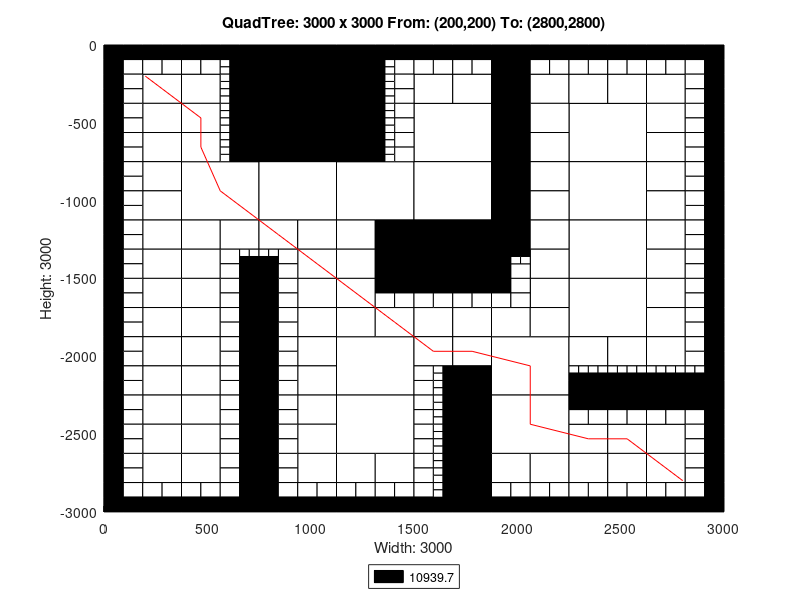

MATLAB code for this plot:
axis([0 3000 -3000 0]);
title('QuadTree: 3000 x 3000 From: (200,200) To: (2800,2800)');
xlabel('Width: 3000');
ylabel('Height: 3000');
rectangle('Position',[750 -375 375 375], 'FaceColor',[0 0 0]);
rectangle('Position',[750 -750 375 375], 'FaceColor',[0 0 0]);
rectangle('Position',[375 -1125 375 375], 'FaceColor',[1 1 1]);
rectangle('Position',[750 -1125 375 375], 'FaceColor',[1 1 1]);
rectangle('Position',[1125 -1125 375 375], 'FaceColor',[1 1 1]);
rectangle('Position',[1500 -750 375 375], 'FaceColor',[1 1 1]);
rectangle('Position',[2250 -750 375 375], 'FaceColor',[1 1 1]);
rectangle('Position',[1500 -1125 375 375], 'FaceColor',[1 1 1]);
rectangle('Position',[1500 -1500 375 375], 'FaceColor',[0 0 0]);
rectangle('Position',[2250 -1125 375 375], 'FaceColor',[1 1 1]);
rectangle('Position',[2250 -1500 375 375], 'FaceColor',[1 1 1]);
rectangle('Position',[1125 -2250 375 375], 'FaceColor',[1 1 1]);
rectangle('Position',[1125 -2625 375 375], 'FaceColor',[1 1 1]);
rectangle('Position',[1875 -2250 375 375], 'FaceColor',[1 1 1]);
rectangle('Position',[2250 -1875 375 375], 'FaceColor',[1 1 1]);
rectangle('Position',[1875 -2625 375 375], 'FaceColor',[1 1 1]);
rectangle('Position',[187.5 -375 187.5 187.5], 'FaceColor',[1 1 1]);
rectangle('Position',[375 -375 187.5 187.5], 'FaceColor',[1 1 1]);
rectangle('Position',[187.5 -562.5 187.5 187.5], 'FaceColor',[1 1 1]);
rectangle('Position',[187.5 -750 187.5 187.5], 'FaceColor',[1 1 1]);
rectangle('Position',[375 -562.5 187.5 187.5], 'FaceColor',[1 1 1]);
rectangle('Position',[375 -750 187.5 187.5], 'FaceColor',[1 1 1]);
rectangle('Position',[1125 -187.5 187.5 187.5], 'FaceColor',[0 0 0]);
rectangle('Position',[1125 -375 187.5 187.5], 'FaceColor',[0 0 0]);
rectangle('Position',[1125 -562.5 187.5 187.5], 'FaceColor',[0 0 0]);
rectangle('Position',[1125 -750 187.5 187.5], 'FaceColor',[0 0 0]);
rectangle('Position',[187.5 -937.5 187.5 187.5], 'FaceColor',[1 1 1]);
rectangle('Position',[187.5 -1125 187.5 187.5], 'FaceColor',[1 1 1]);
rectangle('Position',[187.5 -1312.5 187.5 187.5], 'FaceColor',[1 1 1]);
rectangle('Position',[187.5 -1500 187.5 187.5], 'FaceColor',[1 1 1]);
rectangle('Position',[375 -1312.5 187.5 187.5], 'FaceColor',[1 1 1]);
rectangle('Position',[562.5 -1312.5 187.5 187.5], 'FaceColor',[1 1 1]);
rectangle('Position',[375 -1500 187.5 187.5], 'FaceColor',[1 1 1]);
rectangle('Position',[750 -1312.5 187.5 187.5], 'FaceColor',[1 1 1]);
rectangle('Position',[937.5 -1312.5 187.5 187.5], 'FaceColor',[1 1 1]);
rectangle('Position',[937.5 -1500 187.5 187.5], 'FaceColor',[1 1 1]);
rectangle('Position',[1125 -1312.5 187.5 187.5], 'FaceColor',[1 1 1]);
rectangle('Position',[1312.5 -1312.5 187.5 187.5], 'FaceColor',[0 0 0]);
rectangle('Position',[1125 -1500 187.5 187.5], 'FaceColor',[1 1 1]);
rectangle('Position',[1312.5 -1500 187.5 187.5], 'FaceColor',[0 0 0]);
rectangle('Position',[1500 -375 187.5 187.5], 'FaceColor',[1 1 1]);
rectangle('Position',[1687.5 -375 187.5 187.5], 'FaceColor',[1 1 1]);
rectangle('Position',[1875 -187.5 187.5 187.5], 'FaceColor',[0 0 0]);
rectangle('Position',[1875 -375 187.5 187.5], 'FaceColor',[0 0 0]);
rectangle('Position',[2062.5 -375 187.5 187.5], 'FaceColor',[1 1 1]);
rectangle('Position',[1875 -562.5 187.5 187.5], 'FaceColor',[0 0 0]);
rectangle('Position',[2062.5 -562.5 187.5 187.5], 'FaceColor',[1 1 1]);
rectangle('Position',[1875 -750 187.5 187.5], 'FaceColor',[0 0 0]);
rectangle('Position',[2062.5 -750 187.5 187.5], 'FaceColor',[1 1 1]);
rectangle('Position',[2250 -375 187.5 187.5], 'FaceColor',[1 1 1]);
rectangle('Position',[2437.5 -375 187.5 187.5], 'FaceColor',[1 1 1]);
rectangle('Position',[2625 -375 187.5 187.5], 'FaceColor',[1 1 1]);
rectangle('Position',[2625 -562.5 187.5 187.5], 'FaceColor',[1 1 1]);
rectangle('Position',[2625 -750 187.5 187.5], 'FaceColor',[1 1 1]);
rectangle('Position',[1875 -937.5 187.5 187.5], 'FaceColor',[0 0 0]);
rectangle('Position',[2062.5 -937.5 187.5 187.5], 'FaceColor',[1 1 1]);
rectangle('Position',[1875 -1125 187.5 187.5], 'FaceColor',[0 0 0]);
rectangle('Position',[2062.5 -1125 187.5 187.5], 'FaceColor',[1 1 1]);
rectangle('Position',[1875 -1312.5 187.5 187.5], 'FaceColor',[0 0 0]);
rectangle('Position',[2062.5 -1312.5 187.5 187.5], 'FaceColor',[1 1 1]);
rectangle('Position',[2062.5 -1500 187.5 187.5], 'FaceColor',[1 1 1]);
rectangle('Position',[2625 -937.5 187.5 187.5], 'FaceColor',[1 1 1]);
rectangle('Position',[2625 -1125 187.5 187.5], 'FaceColor',[1 1 1]);
rectangle('Position',[2625 -1312.5 187.5 187.5], 'FaceColor',[1 1 1]);
rectangle('Position',[2625 -1500 187.5 187.5], 'FaceColor',[1 1 1]);
rectangle('Position',[187.5 -1687.5 187.5 187.5], 'FaceColor',[1 1 1]);
rectangle('Position',[187.5 -1875 187.5 187.5], 'FaceColor',[1 1 1]);
rectangle('Position',[375 -1687.5 187.5 187.5], 'FaceColor',[1 1 1]);
rectangle('Position',[375 -1875 187.5 187.5], 'FaceColor',[1 1 1]);
rectangle('Position',[187.5 -2062.5 187.5 187.5], 'FaceColor',[1 1 1]);
rectangle('Position',[187.5 -2250 187.5 187.5], 'FaceColor',[1 1 1]);
rectangle('Position',[375 -2062.5 187.5 187.5], 'FaceColor',[1 1 1]);
rectangle('Position',[375 -2250 187.5 187.5], 'FaceColor',[1 1 1]);
rectangle('Position',[937.5 -1687.5 187.5 187.5], 'FaceColor',[1 1 1]);
rectangle('Position',[937.5 -1875 187.5 187.5], 'FaceColor',[1 1 1]);
rectangle('Position',[1125 -1687.5 187.5 187.5], 'FaceColor',[1 1 1]);
rectangle('Position',[1125 -1875 187.5 187.5], 'FaceColor',[1 1 1]);
rectangle('Position',[1312.5 -1875 187.5 187.5], 'FaceColor',[1 1 1]);
rectangle('Position',[937.5 -2062.5 187.5 187.5], 'FaceColor',[1 1 1]);
rectangle('Position',[937.5 -2250 187.5 187.5], 'FaceColor',[1 1 1]);
rectangle('Position',[187.5 -2437.5 187.5 187.5], 'FaceColor',[1 1 1]);
rectangle('Position',[187.5 -2625 187.5 187.5], 'FaceColor',[1 1 1]);
rectangle('Position',[375 -2437.5 187.5 187.5], 'FaceColor',[1 1 1]);
rectangle('Position',[375 -2625 187.5 187.5], 'FaceColor',[1 1 1]);
rectangle('Position',[187.5 -2812.5 187.5 187.5], 'FaceColor',[1 1 1]);
rectangle('Position',[375 -2812.5 187.5 187.5], 'FaceColor',[1 1 1]);
rectangle('Position',[937.5 -2437.5 187.5 187.5], 'FaceColor',[1 1 1]);
rectangle('Position',[937.5 -2625 187.5 187.5], 'FaceColor',[1 1 1]);
rectangle('Position',[937.5 -2812.5 187.5 187.5], 'FaceColor',[1 1 1]);
rectangle('Position',[1125 -2812.5 187.5 187.5], 'FaceColor',[1 1 1]);
rectangle('Position',[1312.5 -2812.5 187.5 187.5], 'FaceColor',[1 1 1]);
rectangle('Position',[1500 -1875 187.5 187.5], 'FaceColor',[1 1 1]);
rectangle('Position',[1687.5 -1875 187.5 187.5], 'FaceColor',[1 1 1]);
rectangle('Position',[2062.5 -1687.5 187.5 187.5], 'FaceColor',[1 1 1]);
rectangle('Position',[1875 -1875 187.5 187.5], 'FaceColor',[1 1 1]);
rectangle('Position',[2062.5 -1875 187.5 187.5], 'FaceColor',[1 1 1]);
rectangle('Position',[1500 -2062.5 187.5 187.5], 'FaceColor',[1 1 1]);
rectangle('Position',[1687.5 -2062.5 187.5 187.5], 'FaceColor',[1 1 1]);
rectangle('Position',[1687.5 -2250 187.5 187.5], 'FaceColor',[0 0 0]);
rectangle('Position',[2625 -1687.5 187.5 187.5], 'FaceColor',[1 1 1]);
rectangle('Position',[2625 -1875 187.5 187.5], 'FaceColor',[1 1 1]);
rectangle('Position',[2250 -2062.5 187.5 187.5], 'FaceColor',[1 1 1]);
rectangle('Position',[2437.5 -2062.5 187.5 187.5], 'FaceColor',[1 1 1]);
rectangle('Position',[2625 -2062.5 187.5 187.5], 'FaceColor',[1 1 1]);
rectangle('Position',[1687.5 -2437.5 187.5 187.5], 'FaceColor',[0 0 0]);
rectangle('Position',[1687.5 -2625 187.5 187.5], 'FaceColor',[0 0 0]);
rectangle('Position',[1687.5 -2812.5 187.5 187.5], 'FaceColor',[0 0 0]);
rectangle('Position',[1687.5 -3000 187.5 187.5], 'FaceColor',[0 0 0]);
rectangle('Position',[1875 -2812.5 187.5 187.5], 'FaceColor',[1 1 1]);
rectangle('Position',[2062.5 -2812.5 187.5 187.5], 'FaceColor',[1 1 1]);
rectangle('Position',[2250 -2625 187.5 187.5], 'FaceColor',[1 1 1]);
rectangle('Position',[2437.5 -2625 187.5 187.5], 'FaceColor',[1 1 1]);
rectangle('Position',[2625 -2625 187.5 187.5], 'FaceColor',[1 1 1]);
rectangle('Position',[2250 -2812.5 187.5 187.5], 'FaceColor',[1 1 1]);
rectangle('Position',[2437.5 -2812.5 187.5 187.5], 'FaceColor',[1 1 1]);
rectangle('Position',[2625 -2812.5 187.5 187.5], 'FaceColor',[1 1 1]);
rectangle('Position',[0 -93.75 93.75 93.75], 'FaceColor',[0 0 0]);
rectangle('Position',[93.75 -93.75 93.75 93.75], 'FaceColor',[0 0 0]);
rectangle('Position',[0 -187.5 93.75 93.75], 'FaceColor',[0 0 0]);
rectangle('Position',[93.75 -187.5 93.75 93.75], 'FaceColor',[1 1 1]);
rectangle('Position',[187.5 -93.75 93.75 93.75], 'FaceColor',[0 0 0]);
rectangle('Position',[281.25 -93.75 93.75 93.75], 'FaceColor',[0 0 0]);
rectangle('Position',[187.5 -187.5 93.75 93.75], 'FaceColor',[1 1 1]);
rectangle('Position',[281.25 -187.5 93.75 93.75], 'FaceColor',[1 1 1]);
rectangle('Position',[0 -281.25 93.75 93.75], 'FaceColor',[0 0 0]);
rectangle('Position',[93.75 -281.25 93.75 93.75], 'FaceColor',[1 1 1]);
rectangle('Position',[0 -375 93.75 93.75], 'FaceColor',[0 0 0]);
rectangle('Position',[93.75 -375 93.75 93.75], 'FaceColor',[1 1 1]);
rectangle('Position',[375 -93.75 93.75 93.75], 'FaceColor',[0 0 0]);
rectangle('Position',[468.75 -93.75 93.75 93.75], 'FaceColor',[0 0 0]);
rectangle('Position',[375 -187.5 93.75 93.75], 'FaceColor',[1 1 1]);
rectangle('Position',[468.75 -187.5 93.75 93.75], 'FaceColor',[1 1 1]);
rectangle('Position',[562.5 -93.75 93.75 93.75], 'FaceColor',[0 0 0]);
rectangle('Position',[656.25 -93.75 93.75 93.75], 'FaceColor',[0 0 0]);
rectangle('Position',[656.25 -187.5 93.75 93.75], 'FaceColor',[0 0 0]);
rectangle('Position',[656.25 -281.25 93.75 93.75], 'FaceColor',[0 0 0]);
rectangle('Position',[656.25 -375 93.75 93.75], 'FaceColor',[0 0 0]);
rectangle('Position',[0 -468.75 93.75 93.75], 'FaceColor',[0 0 0]);
rectangle('Position',[93.75 -468.75 93.75 93.75], 'FaceColor',[1 1 1]);
rectangle('Position',[0 -562.5 93.75 93.75], 'FaceColor',[0 0 0]);
rectangle('Position',[93.75 -562.5 93.75 93.75], 'FaceColor',[1 1 1]);
rectangle('Position',[0 -656.25 93.75 93.75], 'FaceColor',[0 0 0]);
rectangle('Position',[93.75 -656.25 93.75 93.75], 'FaceColor',[1 1 1]);
rectangle('Position',[0 -750 93.75 93.75], 'FaceColor',[0 0 0]);
rectangle('Position',[93.75 -750 93.75 93.75], 'FaceColor',[1 1 1]);
rectangle('Position',[656.25 -468.75 93.75 93.75], 'FaceColor',[0 0 0]);
rectangle('Position',[656.25 -562.5 93.75 93.75], 'FaceColor',[0 0 0]);
rectangle('Position',[656.25 -656.25 93.75 93.75], 'FaceColor',[0 0 0]);
rectangle('Position',[656.25 -750 93.75 93.75], 'FaceColor',[0 0 0]);
rectangle('Position',[1312.5 -93.75 93.75 93.75], 'FaceColor',[0 0 0]);
rectangle('Position',[1406.25 -93.75 93.75 93.75], 'FaceColor',[0 0 0]);
rectangle('Position',[1406.25 -187.5 93.75 93.75], 'FaceColor',[1 1 1]);
rectangle('Position',[1406.25 -281.25 93.75 93.75], 'FaceColor',[1 1 1]);
rectangle('Position',[1406.25 -375 93.75 93.75], 'FaceColor',[1 1 1]);
rectangle('Position',[1406.25 -468.75 93.75 93.75], 'FaceColor',[1 1 1]);
rectangle('Position',[1406.25 -562.5 93.75 93.75], 'FaceColor',[1 1 1]);
rectangle('Position',[1406.25 -656.25 93.75 93.75], 'FaceColor',[1 1 1]);
rectangle('Position',[1406.25 -750 93.75 93.75], 'FaceColor',[1 1 1]);
rectangle('Position',[0 -843.75 93.75 93.75], 'FaceColor',[0 0 0]);
rectangle('Position',[93.75 -843.75 93.75 93.75], 'FaceColor',[1 1 1]);
rectangle('Position',[0 -937.5 93.75 93.75], 'FaceColor',[0 0 0]);
rectangle('Position',[93.75 -937.5 93.75 93.75], 'FaceColor',[1 1 1]);
rectangle('Position',[0 -1031.25 93.75 93.75], 'FaceColor',[0 0 0]);
rectangle('Position',[93.75 -1031.25 93.75 93.75], 'FaceColor',[1 1 1]);
rectangle('Position',[0 -1125 93.75 93.75], 'FaceColor',[0 0 0]);
rectangle('Position',[93.75 -1125 93.75 93.75], 'FaceColor',[1 1 1]);
rectangle('Position',[0 -1218.75 93.75 93.75], 'FaceColor',[0 0 0]);
rectangle('Position',[93.75 -1218.75 93.75 93.75], 'FaceColor',[1 1 1]);
rectangle('Position',[0 -1312.5 93.75 93.75], 'FaceColor',[0 0 0]);
rectangle('Position',[93.75 -1312.5 93.75 93.75], 'FaceColor',[1 1 1]);
rectangle('Position',[0 -1406.25 93.75 93.75], 'FaceColor',[0 0 0]);
rectangle('Position',[93.75 -1406.25 93.75 93.75], 'FaceColor',[1 1 1]);
rectangle('Position',[0 -1500 93.75 93.75], 'FaceColor',[0 0 0]);
rectangle('Position',[93.75 -1500 93.75 93.75], 'FaceColor',[1 1 1]);
rectangle('Position',[562.5 -1406.25 93.75 93.75], 'FaceColor',[1 1 1]);
rectangle('Position',[562.5 -1500 93.75 93.75], 'FaceColor',[1 1 1]);
rectangle('Position',[656.25 -1500 93.75 93.75], 'FaceColor',[0 0 0]);
rectangle('Position',[843.75 -1406.25 93.75 93.75], 'FaceColor',[1 1 1]);
rectangle('Position',[750 -1500 93.75 93.75], 'FaceColor',[0 0 0]);
rectangle('Position',[843.75 -1500 93.75 93.75], 'FaceColor',[1 1 1]);
rectangle('Position',[1500 -93.75 93.75 93.75], 'FaceColor',[0 0 0]);
rectangle('Position',[1593.75 -93.75 93.75 93.75], 'FaceColor',[0 0 0]);
rectangle('Position',[1500 -187.5 93.75 93.75], 'FaceColor',[1 1 1]);
rectangle('Position',[1593.75 -187.5 93.75 93.75], 'FaceColor',[1 1 1]);
rectangle('Position',[1687.5 -93.75 93.75 93.75], 'FaceColor',[0 0 0]);
rectangle('Position',[1781.25 -93.75 93.75 93.75], 'FaceColor',[0 0 0]);
rectangle('Position',[1687.5 -187.5 93.75 93.75], 'FaceColor',[1 1 1]);
rectangle('Position',[1781.25 -187.5 93.75 93.75], 'FaceColor',[1 1 1]);
rectangle('Position',[2062.5 -93.75 93.75 93.75], 'FaceColor',[0 0 0]);
rectangle('Position',[2156.25 -93.75 93.75 93.75], 'FaceColor',[0 0 0]);
rectangle('Position',[2062.5 -187.5 93.75 93.75], 'FaceColor',[1 1 1]);
rectangle('Position',[2156.25 -187.5 93.75 93.75], 'FaceColor',[1 1 1]);
rectangle('Position',[2250 -93.75 93.75 93.75], 'FaceColor',[0 0 0]);
rectangle('Position',[2343.75 -93.75 93.75 93.75], 'FaceColor',[0 0 0]);
rectangle('Position',[2250 -187.5 93.75 93.75], 'FaceColor',[1 1 1]);
rectangle('Position',[2343.75 -187.5 93.75 93.75], 'FaceColor',[1 1 1]);
rectangle('Position',[2437.5 -93.75 93.75 93.75], 'FaceColor',[0 0 0]);
rectangle('Position',[2531.25 -93.75 93.75 93.75], 'FaceColor',[0 0 0]);
rectangle('Position',[2437.5 -187.5 93.75 93.75], 'FaceColor',[1 1 1]);
rectangle('Position',[2531.25 -187.5 93.75 93.75], 'FaceColor',[1 1 1]);
rectangle('Position',[2625 -93.75 93.75 93.75], 'FaceColor',[0 0 0]);
rectangle('Position',[2718.75 -93.75 93.75 93.75], 'FaceColor',[0 0 0]);
rectangle('Position',[2625 -187.5 93.75 93.75], 'FaceColor',[1 1 1]);
rectangle('Position',[2718.75 -187.5 93.75 93.75], 'FaceColor',[1 1 1]);
rectangle('Position',[2812.5 -93.75 93.75 93.75], 'FaceColor',[0 0 0]);
rectangle('Position',[2906.25 -93.75 93.75 93.75], 'FaceColor',[0 0 0]);
rectangle('Position',[2812.5 -187.5 93.75 93.75], 'FaceColor',[1 1 1]);
rectangle('Position',[2906.25 -187.5 93.75 93.75], 'FaceColor',[0 0 0]);
rectangle('Position',[2812.5 -281.25 93.75 93.75], 'FaceColor',[1 1 1]);
rectangle('Position',[2906.25 -281.25 93.75 93.75], 'FaceColor',[0 0 0]);
rectangle('Position',[2812.5 -375 93.75 93.75], 'FaceColor',[1 1 1]);
rectangle('Position',[2906.25 -375 93.75 93.75], 'FaceColor',[0 0 0]);
rectangle('Position',[2812.5 -468.75 93.75 93.75], 'FaceColor',[1 1 1]);
rectangle('Position',[2906.25 -468.75 93.75 93.75], 'FaceColor',[0 0 0]);
rectangle('Position',[2812.5 -562.5 93.75 93.75], 'FaceColor',[1 1 1]);
rectangle('Position',[2906.25 -562.5 93.75 93.75], 'FaceColor',[0 0 0]);
rectangle('Position',[2812.5 -656.25 93.75 93.75], 'FaceColor',[1 1 1]);
rectangle('Position',[2906.25 -656.25 93.75 93.75], 'FaceColor',[0 0 0]);
rectangle('Position',[2812.5 -750 93.75 93.75], 'FaceColor',[1 1 1]);
rectangle('Position',[2906.25 -750 93.75 93.75], 'FaceColor',[0 0 0]);
rectangle('Position',[1875 -1406.25 93.75 93.75], 'FaceColor',[0 0 0]);
rectangle('Position',[1875 -1500 93.75 93.75], 'FaceColor',[0 0 0]);
rectangle('Position',[1968.75 -1500 93.75 93.75], 'FaceColor',[1 1 1]);
rectangle('Position',[2812.5 -843.75 93.75 93.75], 'FaceColor',[1 1 1]);
rectangle('Position',[2906.25 -843.75 93.75 93.75], 'FaceColor',[0 0 0]);
rectangle('Position',[2812.5 -937.5 93.75 93.75], 'FaceColor',[1 1 1]);
rectangle('Position',[2906.25 -937.5 93.75 93.75], 'FaceColor',[0 0 0]);
rectangle('Position',[2812.5 -1031.25 93.75 93.75], 'FaceColor',[1 1 1]);
rectangle('Position',[2906.25 -1031.25 93.75 93.75], 'FaceColor',[0 0 0]);
rectangle('Position',[2812.5 -1125 93.75 93.75], 'FaceColor',[1 1 1]);
rectangle('Position',[2906.25 -1125 93.75 93.75], 'FaceColor',[0 0 0]);
rectangle('Position',[2812.5 -1218.75 93.75 93.75], 'FaceColor',[1 1 1]);
rectangle('Position',[2906.25 -1218.75 93.75 93.75], 'FaceColor',[0 0 0]);
rectangle('Position',[2812.5 -1312.5 93.75 93.75], 'FaceColor',[1 1 1]);
rectangle('Position',[2906.25 -1312.5 93.75 93.75], 'FaceColor',[0 0 0]);
rectangle('Position',[2812.5 -1406.25 93.75 93.75], 'FaceColor',[1 1 1]);
rectangle('Position',[2906.25 -1406.25 93.75 93.75], 'FaceColor',[0 0 0]);
rectangle('Position',[2812.5 -1500 93.75 93.75], 'FaceColor',[1 1 1]);
rectangle('Position',[2906.25 -1500 93.75 93.75], 'FaceColor',[0 0 0]);
rectangle('Position',[0 -1593.75 93.75 93.75], 'FaceColor',[0 0 0]);
rectangle('Position',[93.75 -1593.75 93.75 93.75], 'FaceColor',[1 1 1]);
rectangle('Position',[0 -1687.5 93.75 93.75], 'FaceColor',[0 0 0]);
rectangle('Position',[93.75 -1687.5 93.75 93.75], 'FaceColor',[1 1 1]);
rectangle('Position',[0 -1781.25 93.75 93.75], 'FaceColor',[0 0 0]);
rectangle('Position',[93.75 -1781.25 93.75 93.75], 'FaceColor',[1 1 1]);
rectangle('Position',[0 -1875 93.75 93.75], 'FaceColor',[0 0 0]);
rectangle('Position',[93.75 -1875 93.75 93.75], 'FaceColor',[1 1 1]);
rectangle('Position',[562.5 -1593.75 93.75 93.75], 'FaceColor',[1 1 1]);
rectangle('Position',[656.25 -1593.75 93.75 93.75], 'FaceColor',[0 0 0]);
rectangle('Position',[562.5 -1687.5 93.75 93.75], 'FaceColor',[1 1 1]);
rectangle('Position',[656.25 -1687.5 93.75 93.75], 'FaceColor',[0 0 0]);
rectangle('Position',[562.5 -1781.25 93.75 93.75], 'FaceColor',[1 1 1]);
rectangle('Position',[656.25 -1781.25 93.75 93.75], 'FaceColor',[0 0 0]);
rectangle('Position',[562.5 -1875 93.75 93.75], 'FaceColor',[1 1 1]);
rectangle('Position',[656.25 -1875 93.75 93.75], 'FaceColor',[0 0 0]);
rectangle('Position',[0 -1968.75 93.75 93.75], 'FaceColor',[0 0 0]);
rectangle('Position',[93.75 -1968.75 93.75 93.75], 'FaceColor',[1 1 1]);
rectangle('Position',[0 -2062.5 93.75 93.75], 'FaceColor',[0 0 0]);
rectangle('Position',[93.75 -2062.5 93.75 93.75], 'FaceColor',[1 1 1]);
rectangle('Position',[0 -2156.25 93.75 93.75], 'FaceColor',[0 0 0]);
rectangle('Position',[93.75 -2156.25 93.75 93.75], 'FaceColor',[1 1 1]);
rectangle('Position',[0 -2250 93.75 93.75], 'FaceColor',[0 0 0]);
rectangle('Position',[93.75 -2250 93.75 93.75], 'FaceColor',[1 1 1]);
rectangle('Position',[562.5 -1968.75 93.75 93.75], 'FaceColor',[1 1 1]);
rectangle('Position',[656.25 -1968.75 93.75 93.75], 'FaceColor',[0 0 0]);
rectangle('Position',[562.5 -2062.5 93.75 93.75], 'FaceColor',[1 1 1]);
rectangle('Position',[656.25 -2062.5 93.75 93.75], 'FaceColor',[0 0 0]);
rectangle('Position',[562.5 -2156.25 93.75 93.75], 'FaceColor',[1 1 1]);
rectangle('Position',[656.25 -2156.25 93.75 93.75], 'FaceColor',[0 0 0]);
rectangle('Position',[562.5 -2250 93.75 93.75], 'FaceColor',[1 1 1]);
rectangle('Position',[656.25 -2250 93.75 93.75], 'FaceColor',[0 0 0]);
rectangle('Position',[750 -1593.75 93.75 93.75], 'FaceColor',[0 0 0]);
rectangle('Position',[843.75 -1593.75 93.75 93.75], 'FaceColor',[1 1 1]);
rectangle('Position',[750 -1687.5 93.75 93.75], 'FaceColor',[0 0 0]);
rectangle('Position',[843.75 -1687.5 93.75 93.75], 'FaceColor',[1 1 1]);
rectangle('Position',[750 -1781.25 93.75 93.75], 'FaceColor',[0 0 0]);
rectangle('Position',[843.75 -1781.25 93.75 93.75], 'FaceColor',[1 1 1]);
rectangle('Position',[750 -1875 93.75 93.75], 'FaceColor',[0 0 0]);
rectangle('Position',[843.75 -1875 93.75 93.75], 'FaceColor',[1 1 1]);
rectangle('Position',[1312.5 -1593.75 93.75 93.75], 'FaceColor',[0 0 0]);
rectangle('Position',[1406.25 -1593.75 93.75 93.75], 'FaceColor',[0 0 0]);
rectangle('Position',[1312.5 -1687.5 93.75 93.75], 'FaceColor',[1 1 1]);
rectangle('Position',[1406.25 -1687.5 93.75 93.75], 'FaceColor',[1 1 1]);
rectangle('Position',[750 -1968.75 93.75 93.75], 'FaceColor',[0 0 0]);
rectangle('Position',[843.75 -1968.75 93.75 93.75], 'FaceColor',[1 1 1]);
rectangle('Position',[750 -2062.5 93.75 93.75], 'FaceColor',[0 0 0]);
rectangle('Position',[843.75 -2062.5 93.75 93.75], 'FaceColor',[1 1 1]);
rectangle('Position',[750 -2156.25 93.75 93.75], 'FaceColor',[0 0 0]);
rectangle('Position',[843.75 -2156.25 93.75 93.75], 'FaceColor',[1 1 1]);
rectangle('Position',[750 -2250 93.75 93.75], 'FaceColor',[0 0 0]);
rectangle('Position',[843.75 -2250 93.75 93.75], 'FaceColor',[1 1 1]);
rectangle('Position',[0 -2343.75 93.75 93.75], 'FaceColor',[0 0 0]);
rectangle('Position',[93.75 -2343.75 93.75 93.75], 'FaceColor',[1 1 1]);
rectangle('Position',[0 -2437.5 93.75 93.75], 'FaceColor',[0 0 0]);
rectangle('Position',[93.75 -2437.5 93.75 93.75], 'FaceColor',[1 1 1]);
rectangle('Position',[0 -2531.25 93.75 93.75], 'FaceColor',[0 0 0]);
rectangle('Position',[93.75 -2531.25 93.75 93.75], 'FaceColor',[1 1 1]);
rectangle('Position',[0 -2625 93.75 93.75], 'FaceColor',[0 0 0]);
rectangle('Position',[93.75 -2625 93.75 93.75], 'FaceColor',[1 1 1]);
rectangle('Position',[562.5 -2343.75 93.75 93.75], 'FaceColor',[1 1 1]);
rectangle('Position',[656.25 -2343.75 93.75 93.75], 'FaceColor',[0 0 0]);
rectangle('Position',[562.5 -2437.5 93.75 93.75], 'FaceColor',[1 1 1]);
rectangle('Position',[656.25 -2437.5 93.75 93.75], 'FaceColor',[0 0 0]);
rectangle('Position',[562.5 -2531.25 93.75 93.75], 'FaceColor',[1 1 1]);
rectangle('Position',[656.25 -2531.25 93.75 93.75], 'FaceColor',[0 0 0]);
rectangle('Position',[562.5 -2625 93.75 93.75], 'FaceColor',[1 1 1]);
rectangle('Position',[656.25 -2625 93.75 93.75], 'FaceColor',[0 0 0]);
rectangle('Position',[0 -2718.75 93.75 93.75], 'FaceColor',[0 0 0]);
rectangle('Position',[93.75 -2718.75 93.75 93.75], 'FaceColor',[1 1 1]);
rectangle('Position',[0 -2812.5 93.75 93.75], 'FaceColor',[0 0 0]);
rectangle('Position',[93.75 -2812.5 93.75 93.75], 'FaceColor',[1 1 1]);
rectangle('Position',[0 -2906.25 93.75 93.75], 'FaceColor',[0 0 0]);
rectangle('Position',[93.75 -2906.25 93.75 93.75], 'FaceColor',[1 1 1]);
rectangle('Position',[0 -3000 93.75 93.75], 'FaceColor',[0 0 0]);
rectangle('Position',[93.75 -3000 93.75 93.75], 'FaceColor',[0 0 0]);
rectangle('Position',[187.5 -2906.25 93.75 93.75], 'FaceColor',[1 1 1]);
rectangle('Position',[281.25 -2906.25 93.75 93.75], 'FaceColor',[1 1 1]);
rectangle('Position',[187.5 -3000 93.75 93.75], 'FaceColor',[0 0 0]);
rectangle('Position',[281.25 -3000 93.75 93.75], 'FaceColor',[0 0 0]);
rectangle('Position',[562.5 -2718.75 93.75 93.75], 'FaceColor',[1 1 1]);
rectangle('Position',[656.25 -2718.75 93.75 93.75], 'FaceColor',[0 0 0]);
rectangle('Position',[562.5 -2812.5 93.75 93.75], 'FaceColor',[1 1 1]);
rectangle('Position',[656.25 -2812.5 93.75 93.75], 'FaceColor',[0 0 0]);
rectangle('Position',[375 -2906.25 93.75 93.75], 'FaceColor',[1 1 1]);
rectangle('Position',[468.75 -2906.25 93.75 93.75], 'FaceColor',[1 1 1]);
rectangle('Position',[375 -3000 93.75 93.75], 'FaceColor',[0 0 0]);
rectangle('Position',[468.75 -3000 93.75 93.75], 'FaceColor',[0 0 0]);
rectangle('Position',[562.5 -2906.25 93.75 93.75], 'FaceColor',[1 1 1]);
rectangle('Position',[656.25 -2906.25 93.75 93.75], 'FaceColor',[0 0 0]);
rectangle('Position',[562.5 -3000 93.75 93.75], 'FaceColor',[0 0 0]);
rectangle('Position',[656.25 -3000 93.75 93.75], 'FaceColor',[0 0 0]);
rectangle('Position',[750 -2343.75 93.75 93.75], 'FaceColor',[0 0 0]);
rectangle('Position',[843.75 -2343.75 93.75 93.75], 'FaceColor',[1 1 1]);
rectangle('Position',[750 -2437.5 93.75 93.75], 'FaceColor',[0 0 0]);
rectangle('Position',[843.75 -2437.5 93.75 93.75], 'FaceColor',[1 1 1]);
rectangle('Position',[750 -2531.25 93.75 93.75], 'FaceColor',[0 0 0]);
rectangle('Position',[843.75 -2531.25 93.75 93.75], 'FaceColor',[1 1 1]);
rectangle('Position',[750 -2625 93.75 93.75], 'FaceColor',[0 0 0]);
rectangle('Position',[843.75 -2625 93.75 93.75], 'FaceColor',[1 1 1]);
rectangle('Position',[750 -2718.75 93.75 93.75], 'FaceColor',[0 0 0]);
rectangle('Position',[843.75 -2718.75 93.75 93.75], 'FaceColor',[1 1 1]);
rectangle('Position',[750 -2812.5 93.75 93.75], 'FaceColor',[0 0 0]);
rectangle('Position',[843.75 -2812.5 93.75 93.75], 'FaceColor',[1 1 1]);
rectangle('Position',[750 -2906.25 93.75 93.75], 'FaceColor',[0 0 0]);
rectangle('Position',[843.75 -2906.25 93.75 93.75], 'FaceColor',[1 1 1]);
rectangle('Position',[750 -3000 93.75 93.75], 'FaceColor',[0 0 0]);
rectangle('Position',[843.75 -3000 93.75 93.75], 'FaceColor',[0 0 0]);
rectangle('Position',[937.5 -2906.25 93.75 93.75], 'FaceColor',[1 1 1]);
rectangle('Position',[1031.25 -2906.25 93.75 93.75], 'FaceColor',[1 1 1]);
rectangle('Position',[937.5 -3000 93.75 93.75], 'FaceColor',[0 0 0]);
rectangle('Position',[1031.25 -3000 93.75 93.75], 'FaceColor',[0 0 0]);
rectangle('Position',[1125 -2906.25 93.75 93.75], 'FaceColor',[1 1 1]);
rectangle('Position',[1218.75 -2906.25 93.75 93.75], 'FaceColor',[1 1 1]);
rectangle('Position',[1125 -3000 93.75 93.75], 'FaceColor',[0 0 0]);
rectangle('Position',[1218.75 -3000 93.75 93.75], 'FaceColor',[0 0 0]);
rectangle('Position',[1312.5 -2906.25 93.75 93.75], 'FaceColor',[1 1 1]);
rectangle('Position',[1406.25 -2906.25 93.75 93.75], 'FaceColor',[1 1 1]);
rectangle('Position',[1312.5 -3000 93.75 93.75], 'FaceColor',[0 0 0]);
rectangle('Position',[1406.25 -3000 93.75 93.75], 'FaceColor',[0 0 0]);
rectangle('Position',[1500 -1593.75 93.75 93.75], 'FaceColor',[0 0 0]);
rectangle('Position',[1593.75 -1593.75 93.75 93.75], 'FaceColor',[0 0 0]);
rectangle('Position',[1500 -1687.5 93.75 93.75], 'FaceColor',[1 1 1]);
rectangle('Position',[1593.75 -1687.5 93.75 93.75], 'FaceColor',[1 1 1]);
rectangle('Position',[1687.5 -1593.75 93.75 93.75], 'FaceColor',[0 0 0]);
rectangle('Position',[1781.25 -1593.75 93.75 93.75], 'FaceColor',[0 0 0]);
rectangle('Position',[1687.5 -1687.5 93.75 93.75], 'FaceColor',[1 1 1]);
rectangle('Position',[1781.25 -1687.5 93.75 93.75], 'FaceColor',[1 1 1]);
rectangle('Position',[1875 -1593.75 93.75 93.75], 'FaceColor',[0 0 0]);
rectangle('Position',[1968.75 -1593.75 93.75 93.75], 'FaceColor',[1 1 1]);
rectangle('Position',[1875 -1687.5 93.75 93.75], 'FaceColor',[1 1 1]);
rectangle('Position',[1968.75 -1687.5 93.75 93.75], 'FaceColor',[1 1 1]);
rectangle('Position',[1500 -2156.25 93.75 93.75], 'FaceColor',[1 1 1]);
rectangle('Position',[1500 -2250 93.75 93.75], 'FaceColor',[1 1 1]);
rectangle('Position',[2812.5 -1593.75 93.75 93.75], 'FaceColor',[1 1 1]);
rectangle('Position',[2906.25 -1593.75 93.75 93.75], 'FaceColor',[0 0 0]);
rectangle('Position',[2812.5 -1687.5 93.75 93.75], 'FaceColor',[1 1 1]);
rectangle('Position',[2906.25 -1687.5 93.75 93.75], 'FaceColor',[0 0 0]);
rectangle('Position',[2812.5 -1781.25 93.75 93.75], 'FaceColor',[1 1 1]);
rectangle('Position',[2906.25 -1781.25 93.75 93.75], 'FaceColor',[0 0 0]);
rectangle('Position',[2812.5 -1875 93.75 93.75], 'FaceColor',[1 1 1]);
rectangle('Position',[2906.25 -1875 93.75 93.75], 'FaceColor',[0 0 0]);
rectangle('Position',[2250 -2250 93.75 93.75], 'FaceColor',[0 0 0]);
rectangle('Position',[2343.75 -2250 93.75 93.75], 'FaceColor',[0 0 0]);
rectangle('Position',[2437.5 -2250 93.75 93.75], 'FaceColor',[0 0 0]);
rectangle('Position',[2531.25 -2250 93.75 93.75], 'FaceColor',[0 0 0]);
rectangle('Position',[2812.5 -1968.75 93.75 93.75], 'FaceColor',[1 1 1]);
rectangle('Position',[2906.25 -1968.75 93.75 93.75], 'FaceColor',[0 0 0]);
rectangle('Position',[2812.5 -2062.5 93.75 93.75], 'FaceColor',[1 1 1]);
rectangle('Position',[2906.25 -2062.5 93.75 93.75], 'FaceColor',[0 0 0]);
rectangle('Position',[2625 -2250 93.75 93.75], 'FaceColor',[0 0 0]);
rectangle('Position',[2718.75 -2250 93.75 93.75], 'FaceColor',[0 0 0]);
rectangle('Position',[2906.25 -2156.25 93.75 93.75], 'FaceColor',[0 0 0]);
rectangle('Position',[2812.5 -2250 93.75 93.75], 'FaceColor',[0 0 0]);
rectangle('Position',[2906.25 -2250 93.75 93.75], 'FaceColor',[0 0 0]);
rectangle('Position',[1500 -2343.75 93.75 93.75], 'FaceColor',[1 1 1]);
rectangle('Position',[1500 -2437.5 93.75 93.75], 'FaceColor',[1 1 1]);
rectangle('Position',[1500 -2531.25 93.75 93.75], 'FaceColor',[1 1 1]);
rectangle('Position',[1500 -2625 93.75 93.75], 'FaceColor',[1 1 1]);
rectangle('Position',[1500 -2718.75 93.75 93.75], 'FaceColor',[1 1 1]);
rectangle('Position',[1500 -2812.5 93.75 93.75], 'FaceColor',[1 1 1]);
rectangle('Position',[1500 -2906.25 93.75 93.75], 'FaceColor',[1 1 1]);
rectangle('Position',[1500 -3000 93.75 93.75], 'FaceColor',[0 0 0]);
rectangle('Position',[1593.75 -3000 93.75 93.75], 'FaceColor',[0 0 0]);
rectangle('Position',[1875 -2906.25 93.75 93.75], 'FaceColor',[1 1 1]);
rectangle('Position',[1968.75 -2906.25 93.75 93.75], 'FaceColor',[1 1 1]);
rectangle('Position',[1875 -3000 93.75 93.75], 'FaceColor',[0 0 0]);
rectangle('Position',[1968.75 -3000 93.75 93.75], 'FaceColor',[0 0 0]);
rectangle('Position',[2062.5 -2906.25 93.75 93.75], 'FaceColor',[1 1 1]);
rectangle('Position',[2156.25 -2906.25 93.75 93.75], 'FaceColor',[1 1 1]);
rectangle('Position',[2062.5 -3000 93.75 93.75], 'FaceColor',[0 0 0]);
rectangle('Position',[2156.25 -3000 93.75 93.75], 'FaceColor',[0 0 0]);
rectangle('Position',[2250 -2343.75 93.75 93.75], 'FaceColor',[0 0 0]);
rectangle('Position',[2343.75 -2343.75 93.75 93.75], 'FaceColor',[0 0 0]);
rectangle('Position',[2250 -2437.5 93.75 93.75], 'FaceColor',[1 1 1]);
rectangle('Position',[2343.75 -2437.5 93.75 93.75], 'FaceColor',[1 1 1]);
rectangle('Position',[2437.5 -2343.75 93.75 93.75], 'FaceColor',[0 0 0]);
rectangle('Position',[2531.25 -2343.75 93.75 93.75], 'FaceColor',[0 0 0]);
rectangle('Position',[2437.5 -2437.5 93.75 93.75], 'FaceColor',[1 1 1]);
rectangle('Position',[2531.25 -2437.5 93.75 93.75], 'FaceColor',[1 1 1]);
rectangle('Position',[2625 -2343.75 93.75 93.75], 'FaceColor',[0 0 0]);
rectangle('Position',[2718.75 -2343.75 93.75 93.75], 'FaceColor',[0 0 0]);
rectangle('Position',[2625 -2437.5 93.75 93.75], 'FaceColor',[1 1 1]);
rectangle('Position',[2718.75 -2437.5 93.75 93.75], 'FaceColor',[1 1 1]);
rectangle('Position',[2812.5 -2343.75 93.75 93.75], 'FaceColor',[0 0 0]);
rectangle('Position',[2906.25 -2343.75 93.75 93.75], 'FaceColor',[0 0 0]);
rectangle('Position',[2812.5 -2437.5 93.75 93.75], 'FaceColor',[1 1 1]);
rectangle('Position',[2906.25 -2437.5 93.75 93.75], 'FaceColor',[0 0 0]);
rectangle('Position',[2812.5 -2531.25 93.75 93.75], 'FaceColor',[1 1 1]);
rectangle('Position',[2906.25 -2531.25 93.75 93.75], 'FaceColor',[0 0 0]);
rectangle('Position',[2812.5 -2625 93.75 93.75], 'FaceColor',[1 1 1]);
rectangle('Position',[2906.25 -2625 93.75 93.75], 'FaceColor',[0 0 0]);
rectangle('Position',[2250 -2906.25 93.75 93.75], 'FaceColor',[1 1 1]);
rectangle('Position',[2343.75 -2906.25 93.75 93.75], 'FaceColor',[1 1 1]);
rectangle('Position',[2250 -3000 93.75 93.75], 'FaceColor',[0 0 0]);
rectangle('Position',[2343.75 -3000 93.75 93.75], 'FaceColor',[0 0 0]);
rectangle('Position',[2437.5 -2906.25 93.75 93.75], 'FaceColor',[1 1 1]);
rectangle('Position',[2531.25 -2906.25 93.75 93.75], 'FaceColor',[1 1 1]);
rectangle('Position',[2437.5 -3000 93.75 93.75], 'FaceColor',[0 0 0]);
rectangle('Position',[2531.25 -3000 93.75 93.75], 'FaceColor',[0 0 0]);
rectangle('Position',[2812.5 -2718.75 93.75 93.75], 'FaceColor',[1 1 1]);
rectangle('Position',[2906.25 -2718.75 93.75 93.75], 'FaceColor',[0 0 0]);
rectangle('Position',[2812.5 -2812.5 93.75 93.75], 'FaceColor',[1 1 1]);
rectangle('Position',[2906.25 -2812.5 93.75 93.75], 'FaceColor',[0 0 0]);
rectangle('Position',[2625 -2906.25 93.75 93.75], 'FaceColor',[1 1 1]);
rectangle('Position',[2718.75 -2906.25 93.75 93.75], 'FaceColor',[1 1 1]);
rectangle('Position',[2625 -3000 93.75 93.75], 'FaceColor',[0 0 0]);
rectangle('Position',[2718.75 -3000 93.75 93.75], 'FaceColor',[0 0 0]);
rectangle('Position',[2812.5 -2906.25 93.75 93.75], 'FaceColor',[1 1 1]);
rectangle('Position',[2906.25 -2906.25 93.75 93.75], 'FaceColor',[0 0 0]);
rectangle('Position',[2812.5 -3000 93.75 93.75], 'FaceColor',[0 0 0]);
rectangle('Position',[2906.25 -3000 93.75 93.75], 'FaceColor',[0 0 0]);
rectangle('Position',[562.5 -140.625 46.875 46.875], 'FaceColor',[1 1 1]);
rectangle('Position',[609.375 -140.625 46.875 46.875], 'FaceColor',[0 0 0]);
rectangle('Position',[562.5 -187.5 46.875 46.875], 'FaceColor',[1 1 1]);
rectangle('Position',[609.375 -187.5 46.875 46.875], 'FaceColor',[0 0 0]);
rectangle('Position',[562.5 -234.375 46.875 46.875], 'FaceColor',[1 1 1]);
rectangle('Position',[609.375 -234.375 46.875 46.875], 'FaceColor',[0 0 0]);
rectangle('Position',[562.5 -281.25 46.875 46.875], 'FaceColor',[1 1 1]);
rectangle('Position',[609.375 -281.25 46.875 46.875], 'FaceColor',[0 0 0]);
rectangle('Position',[562.5 -328.125 46.875 46.875], 'FaceColor',[1 1 1]);
rectangle('Position',[609.375 -328.125 46.875 46.875], 'FaceColor',[0 0 0]);
rectangle('Position',[562.5 -375 46.875 46.875], 'FaceColor',[1 1 1]);
rectangle('Position',[609.375 -375 46.875 46.875], 'FaceColor',[0 0 0]);
rectangle('Position',[562.5 -421.875 46.875 46.875], 'FaceColor',[1 1 1]);
rectangle('Position',[609.375 -421.875 46.875 46.875], 'FaceColor',[0 0 0]);
rectangle('Position',[562.5 -468.75 46.875 46.875], 'FaceColor',[1 1 1]);
rectangle('Position',[609.375 -468.75 46.875 46.875], 'FaceColor',[0 0 0]);
rectangle('Position',[562.5 -515.625 46.875 46.875], 'FaceColor',[1 1 1]);
rectangle('Position',[609.375 -515.625 46.875 46.875], 'FaceColor',[0 0 0]);
rectangle('Position',[562.5 -562.5 46.875 46.875], 'FaceColor',[1 1 1]);
rectangle('Position',[609.375 -562.5 46.875 46.875], 'FaceColor',[0 0 0]);
rectangle('Position',[562.5 -609.375 46.875 46.875], 'FaceColor',[1 1 1]);
rectangle('Position',[609.375 -609.375 46.875 46.875], 'FaceColor',[0 0 0]);
rectangle('Position',[562.5 -656.25 46.875 46.875], 'FaceColor',[1 1 1]);
rectangle('Position',[609.375 -656.25 46.875 46.875], 'FaceColor',[0 0 0]);
rectangle('Position',[562.5 -703.125 46.875 46.875], 'FaceColor',[1 1 1]);
rectangle('Position',[609.375 -703.125 46.875 46.875], 'FaceColor',[0 0 0]);
rectangle('Position',[562.5 -750 46.875 46.875], 'FaceColor',[1 1 1]);
rectangle('Position',[609.375 -750 46.875 46.875], 'FaceColor',[0 0 0]);
rectangle('Position',[1312.5 -140.625 46.875 46.875], 'FaceColor',[0 0 0]);
rectangle('Position',[1359.38 -140.625 46.875 46.875], 'FaceColor',[1 1 1]);
rectangle('Position',[1312.5 -187.5 46.875 46.875], 'FaceColor',[0 0 0]);
rectangle('Position',[1359.38 -187.5 46.875 46.875], 'FaceColor',[1 1 1]);
rectangle('Position',[1312.5 -234.375 46.875 46.875], 'FaceColor',[0 0 0]);
rectangle('Position',[1359.38 -234.375 46.875 46.875], 'FaceColor',[1 1 1]);
rectangle('Position',[1312.5 -281.25 46.875 46.875], 'FaceColor',[0 0 0]);
rectangle('Position',[1359.38 -281.25 46.875 46.875], 'FaceColor',[1 1 1]);
rectangle('Position',[1312.5 -328.125 46.875 46.875], 'FaceColor',[0 0 0]);
rectangle('Position',[1359.38 -328.125 46.875 46.875], 'FaceColor',[1 1 1]);
rectangle('Position',[1312.5 -375 46.875 46.875], 'FaceColor',[0 0 0]);
rectangle('Position',[1359.38 -375 46.875 46.875], 'FaceColor',[1 1 1]);
rectangle('Position',[1312.5 -421.875 46.875 46.875], 'FaceColor',[0 0 0]);
rectangle('Position',[1359.38 -421.875 46.875 46.875], 'FaceColor',[1 1 1]);
rectangle('Position',[1312.5 -468.75 46.875 46.875], 'FaceColor',[0 0 0]);
rectangle('Position',[1359.38 -468.75 46.875 46.875], 'FaceColor',[1 1 1]);
rectangle('Position',[1312.5 -515.625 46.875 46.875], 'FaceColor',[0 0 0]);
rectangle('Position',[1359.38 -515.625 46.875 46.875], 'FaceColor',[1 1 1]);
rectangle('Position',[1312.5 -562.5 46.875 46.875], 'FaceColor',[0 0 0]);
rectangle('Position',[1359.38 -562.5 46.875 46.875], 'FaceColor',[1 1 1]);
rectangle('Position',[1312.5 -609.375 46.875 46.875], 'FaceColor',[0 0 0]);
rectangle('Position',[1359.38 -609.375 46.875 46.875], 'FaceColor',[1 1 1]);
rectangle('Position',[1312.5 -656.25 46.875 46.875], 'FaceColor',[0 0 0]);
rectangle('Position',[1359.38 -656.25 46.875 46.875], 'FaceColor',[1 1 1]);
rectangle('Position',[1312.5 -703.125 46.875 46.875], 'FaceColor',[0 0 0]);
rectangle('Position',[1359.38 -703.125 46.875 46.875], 'FaceColor',[1 1 1]);
rectangle('Position',[1312.5 -750 46.875 46.875], 'FaceColor',[0 0 0]);
rectangle('Position',[1359.38 -750 46.875 46.875], 'FaceColor',[1 1 1]);
rectangle('Position',[656.25 -1359.38 46.875 46.875], 'FaceColor',[1 1 1]);
rectangle('Position',[703.125 -1359.38 46.875 46.875], 'FaceColor',[1 1 1]);
rectangle('Position',[656.25 -1406.25 46.875 46.875], 'FaceColor',[0 0 0]);
rectangle('Position',[703.125 -1406.25 46.875 46.875], 'FaceColor',[0 0 0]);
rectangle('Position',[750 -1359.38 46.875 46.875], 'FaceColor',[1 1 1]);
rectangle('Position',[796.875 -1359.38 46.875 46.875], 'FaceColor',[1 1 1]);
rectangle('Position',[750 -1406.25 46.875 46.875], 'FaceColor',[0 0 0]);
rectangle('Position',[796.875 -1406.25 46.875 46.875], 'FaceColor',[0 0 0]);
rectangle('Position',[1968.75 -1359.38 46.875 46.875], 'FaceColor',[0 0 0]);
rectangle('Position',[2015.62 -1359.38 46.875 46.875], 'FaceColor',[0 0 0]);
rectangle('Position',[1968.75 -1406.25 46.875 46.875], 'FaceColor',[1 1 1]);
rectangle('Position',[2015.62 -1406.25 46.875 46.875], 'FaceColor',[1 1 1]);
rectangle('Position',[1593.75 -2109.38 46.875 46.875], 'FaceColor',[1 1 1]);
rectangle('Position',[1640.62 -2109.38 46.875 46.875], 'FaceColor',[0 0 0]);
rectangle('Position',[1593.75 -2156.25 46.875 46.875], 'FaceColor',[1 1 1]);
rectangle('Position',[1640.62 -2156.25 46.875 46.875], 'FaceColor',[0 0 0]);
rectangle('Position',[1593.75 -2203.12 46.875 46.875], 'FaceColor',[1 1 1]);
rectangle('Position',[1640.62 -2203.12 46.875 46.875], 'FaceColor',[0 0 0]);
rectangle('Position',[1593.75 -2250 46.875 46.875], 'FaceColor',[1 1 1]);
rectangle('Position',[1640.62 -2250 46.875 46.875], 'FaceColor',[0 0 0]);
rectangle('Position',[2250 -2109.38 46.875 46.875], 'FaceColor',[1 1 1]);
rectangle('Position',[2296.88 -2109.38 46.875 46.875], 'FaceColor',[1 1 1]);
rectangle('Position',[2250 -2156.25 46.875 46.875], 'FaceColor',[0 0 0]);
rectangle('Position',[2296.88 -2156.25 46.875 46.875], 'FaceColor',[0 0 0]);
rectangle('Position',[2343.75 -2109.38 46.875 46.875], 'FaceColor',[1 1 1]);
rectangle('Position',[2390.62 -2109.38 46.875 46.875], 'FaceColor',[1 1 1]);
rectangle('Position',[2343.75 -2156.25 46.875 46.875], 'FaceColor',[0 0 0]);
rectangle('Position',[2390.62 -2156.25 46.875 46.875], 'FaceColor',[0 0 0]);
rectangle('Position',[2437.5 -2109.38 46.875 46.875], 'FaceColor',[1 1 1]);
rectangle('Position',[2484.38 -2109.38 46.875 46.875], 'FaceColor',[1 1 1]);
rectangle('Position',[2437.5 -2156.25 46.875 46.875], 'FaceColor',[0 0 0]);
rectangle('Position',[2484.38 -2156.25 46.875 46.875], 'FaceColor',[0 0 0]);
rectangle('Position',[2531.25 -2109.38 46.875 46.875], 'FaceColor',[1 1 1]);
rectangle('Position',[2578.12 -2109.38 46.875 46.875], 'FaceColor',[1 1 1]);
rectangle('Position',[2531.25 -2156.25 46.875 46.875], 'FaceColor',[0 0 0]);
rectangle('Position',[2578.12 -2156.25 46.875 46.875], 'FaceColor',[0 0 0]);
rectangle('Position',[2625 -2109.38 46.875 46.875], 'FaceColor',[1 1 1]);
rectangle('Position',[2671.88 -2109.38 46.875 46.875], 'FaceColor',[1 1 1]);
rectangle('Position',[2625 -2156.25 46.875 46.875], 'FaceColor',[0 0 0]);
rectangle('Position',[2671.88 -2156.25 46.875 46.875], 'FaceColor',[0 0 0]);
rectangle('Position',[2718.75 -2109.38 46.875 46.875], 'FaceColor',[1 1 1]);
rectangle('Position',[2765.62 -2109.38 46.875 46.875], 'FaceColor',[1 1 1]);
rectangle('Position',[2718.75 -2156.25 46.875 46.875], 'FaceColor',[0 0 0]);
rectangle('Position',[2765.62 -2156.25 46.875 46.875], 'FaceColor',[0 0 0]);
rectangle('Position',[2812.5 -2109.38 46.875 46.875], 'FaceColor',[1 1 1]);
rectangle('Position',[2859.38 -2109.38 46.875 46.875], 'FaceColor',[1 1 1]);
rectangle('Position',[2812.5 -2156.25 46.875 46.875], 'FaceColor',[0 0 0]);
rectangle('Position',[2859.38 -2156.25 46.875 46.875], 'FaceColor',[0 0 0]);
rectangle('Position',[1593.75 -2296.88 46.875 46.875], 'FaceColor',[1 1 1]);
rectangle('Position',[1640.62 -2296.88 46.875 46.875], 'FaceColor',[0 0 0]);
rectangle('Position',[1593.75 -2343.75 46.875 46.875], 'FaceColor',[1 1 1]);
rectangle('Position',[1640.62 -2343.75 46.875 46.875], 'FaceColor',[0 0 0]);
rectangle('Position',[1593.75 -2390.62 46.875 46.875], 'FaceColor',[1 1 1]);
rectangle('Position',[1640.62 -2390.62 46.875 46.875], 'FaceColor',[0 0 0]);
rectangle('Position',[1593.75 -2437.5 46.875 46.875], 'FaceColor',[1 1 1]);
rectangle('Position',[1640.62 -2437.5 46.875 46.875], 'FaceColor',[0 0 0]);
rectangle('Position',[1593.75 -2484.38 46.875 46.875], 'FaceColor',[1 1 1]);
rectangle('Position',[1640.62 -2484.38 46.875 46.875], 'FaceColor',[0 0 0]);
rectangle('Position',[1593.75 -2531.25 46.875 46.875], 'FaceColor',[1 1 1]);
rectangle('Position',[1640.62 -2531.25 46.875 46.875], 'FaceColor',[0 0 0]);
rectangle('Position',[1593.75 -2578.12 46.875 46.875], 'FaceColor',[1 1 1]);
rectangle('Position',[1640.62 -2578.12 46.875 46.875], 'FaceColor',[0 0 0]);
rectangle('Position',[1593.75 -2625 46.875 46.875], 'FaceColor',[1 1 1]);
rectangle('Position',[1640.62 -2625 46.875 46.875], 'FaceColor',[0 0 0]);
rectangle('Position',[1593.75 -2671.88 46.875 46.875], 'FaceColor',[1 1 1]);
rectangle('Position',[1640.62 -2671.88 46.875 46.875], 'FaceColor',[0 0 0]);
rectangle('Position',[1593.75 -2718.75 46.875 46.875], 'FaceColor',[1 1 1]);
rectangle('Position',[1640.62 -2718.75 46.875 46.875], 'FaceColor',[0 0 0]);
rectangle('Position',[1593.75 -2765.62 46.875 46.875], 'FaceColor',[1 1 1]);
rectangle('Position',[1640.62 -2765.62 46.875 46.875], 'FaceColor',[0 0 0]);
rectangle('Position',[1593.75 -2812.5 46.875 46.875], 'FaceColor',[1 1 1]);
rectangle('Position',[1640.62 -2812.5 46.875 46.875], 'FaceColor',[0 0 0]);
rectangle('Position',[1593.75 -2859.38 46.875 46.875], 'FaceColor',[1 1 1]);
rectangle('Position',[1640.62 -2859.38 46.875 46.875], 'FaceColor',[0 0 0]);
rectangle('Position',[1593.75 -2906.25 46.875 46.875], 'FaceColor',[1 1 1]);
rectangle('Position',[1640.62 -2906.25 46.875 46.875], 'FaceColor',[0 0 0]);
X=[2800,2718.75,2531.25,2343.75,2062.5,2062.5,1781.25,1593.75,1406.25,1218.75,1031.25,843.75,562.5,468.75,468.75,281.25,200];
Y=[-2800,-2718.75,-2531.25,-2531.25,-2437.5,-2062.5,-1968.75,-1968.75,-1781.25,-1593.75,-1406.25,-1218.75,-937.5,-656.25,-468.75,-281.25,-200];
hold on;
plot(X,Y,'r');
legend('10939.7','Location','southoutside');
